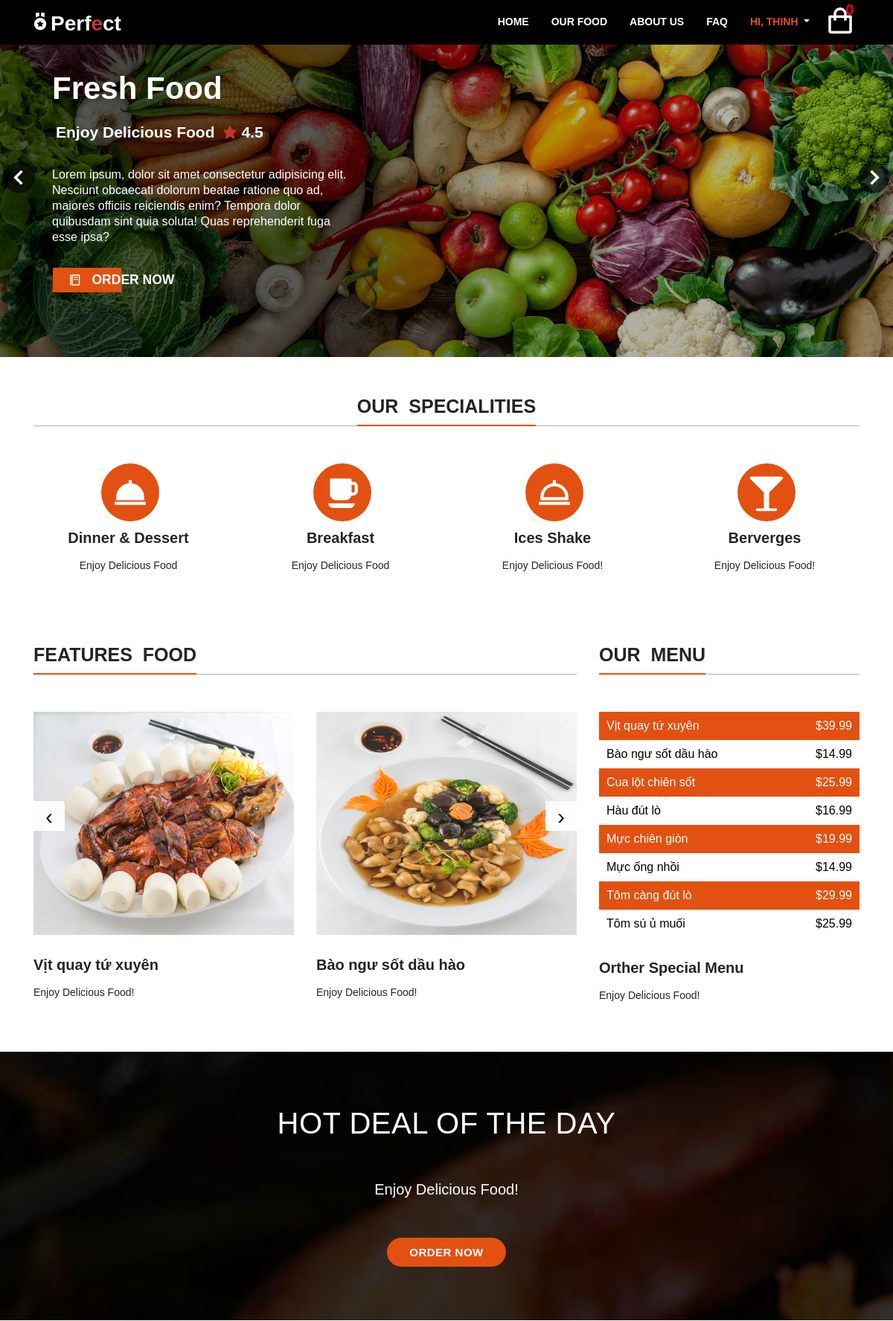
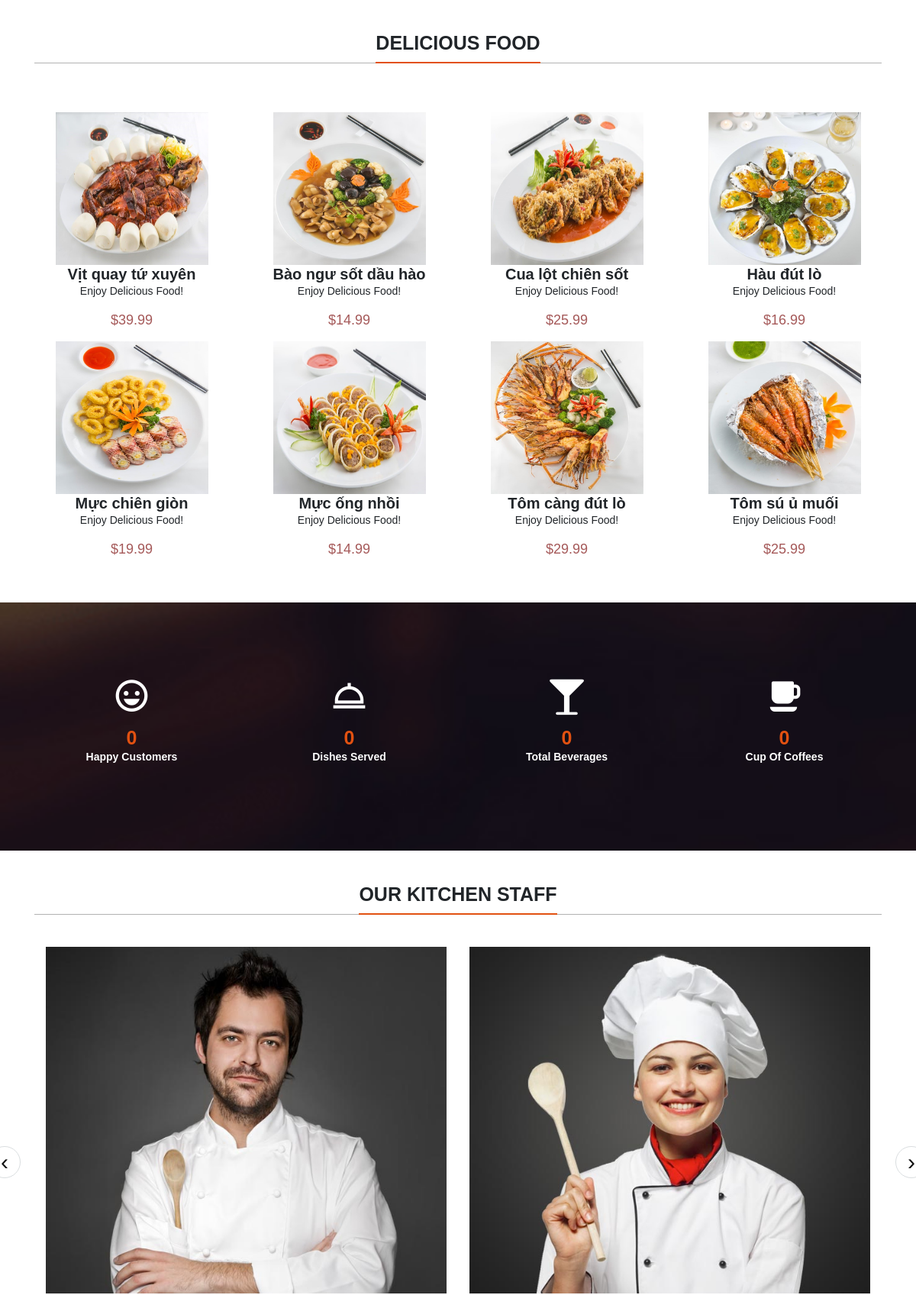
/users/main_profile.php (signed in, upper part), run on the app's committed database (2 pictures, top to bottom).
### tables this page shows
CREATE TABLE `users` (
  `user_id` int(10) primary key not null auto_increment,
  `name` varchar(100) not null,
  `username` varchar(45) not null,
  `email` varchar(100) not null,
  `password` varchar(100) not null,
  `phone` varchar(13),
  `address1` varchar(300),
  `address2` varchar(200),
  `create_at` datetime default CURRENT_TIMESTAMP
);

CREATE TABLE IF NOT EXISTS `products` (
	`id` int(10) primary key AUTO_INCREMENT not null,
	`name` varchar(200) NOT NULL,
	`desc` text NOT NULL,
	`price` decimal(7,2) NOT NULL,
	`rrp` decimal(7,2) NOT NULL DEFAULT '0.00',
	`quantity` int(11) NOT NULL,
	`img` text NOT NULL,
	`date_added` datetime NOT NULL DEFAULT CURRENT_TIMESTAMP
);

### users/main_profile.php (called while the page is built, shortened)
<?php
include 'config.php';
$page = isset($_GET['page']) &&
file_exists($_GET['page'] . '.php') ? $_GET['page'] : 'profile';
include $page . '.php';
?>

### users/userclass.php (called while the page is built, shortened)
<?php
class UserClass {
    public function userDetails($id) {
        try {
            $pdo = pdo_connect_mysql();
            $stmt = $pdo->prepare("SELECT username, name, email FROM users WHERE user_id=:id");
            $stmt->bindParam("id", $id, PDO::PARAM_INT);
            $stmt->execute();
            $data = $stmt->fetch(PDO::FETCH_OBJ);
            return $data;
        } catch (PDOException $e) {
            echo '{"error":{"text":' . $e->getMessage() . '}}';
        }
    }
}
?>

### users/config.php (called while the page is built, shortened)
<?php
$num_in_cart = isset($_SESSION['cart']) ? count($_SESSION['cart']) : 0;
?>

### users/profile.php (the view, shortened to what this page needs)
<?php
include('session.php');
$userDetails = $userClass->userDetails($session_userId);
$stmt = $pdo->prepare('SELECT p.id, name, p.desc, p.price, p.rrp, p.quantity, img,
o.quantity as amount from products as p, ordersdetail as o where p.id = o.productid
union select id, name, products.desc, price, rrp, quantity, img, 0 as amount from
products where id not in (select productid from ordersdetail) order by amount desc limit 8');
$stmt->execute();
$fea = $pdo->prepare('SELECT * FROM products ORDER BY date_added LIMIT 8');
$fea->execute();
$hot = $pdo->prepare('SELECT id from products order by date_added desc limit 1');
$hot->execute();
$all_products = $stmt->fetchAll(PDO::FETCH_ASSOC);
$feature = $fea->fetchAll(PDO::FETCH_ASSOC);
$hotdeal = $hot->fetchAll(PDO::FETCH_ASSOC);
?>
<!DOCTYPE html>
<html lang="en">
<head>
    <link rel="stylesheet" href="https://maxcdn.bootstrapcdn.com/bootstrap/4.5.0/css/bootstrap.min.css">
    <link rel="stylesheet" href="https://cdnjs.cloudflare.com/ajax/libs/font-awesome/4.7.0/css/font-awesome.min.css">
    <link rel="stylesheet" href="https://cdnjs.cloudflare.com/ajax/libs/OwlCarousel2/2.3.4/assets/owl.carousel.min.css" />
    <link href='https://unpkg.com/boxicons@2.0.7/css/boxicons.min.css' rel='stylesheet'>
    <link rel="stylesheet" href="https://unpkg.com/aos@next/dist/aos.css" />
    <link rel="stylesheet" href="../css/style.css">
    <link rel = "stylesheet" href = "../css/loader.css">
</head>
<body>
<div class = "nav-wrapper" id = "navbar_top">
    <div class = "container1">
        <div class = "nav">
            <a href = "main_profile.php" class = "logo">
                <i class='bx bxs-medal bx-tada' ></i>Perf<span class = "main-color">e</span>ct
            </a>
            <div class = "responsive">
                <ul class = "nav-menu" id = "nav-menu">
                    <li><a href = "main_profile.php">Home</a></li>
                    <li><a href = "main_profile.php?page=products">Our Food</a></li>
                    <li><a href = "#">About Us</a></li>
                    <li><a href = "#">FAQ</a></li>
                    <li>
                        <a href = "#" class = "dropdown-toggle profile" data-toggle = "dropdown">
                            <span class = "show-user"><?php echo "Hi, ".$userDetails->name; ?></span>
                        </a>
                    </li>
                </ul>
                <a href = "main_profile.php?page=cart" class = "cart">
                    <i class='bx bx-shopping-bag'></i>
                    <span style = "font-size: 20px;"><?php echo "$num_in_cart"?></span>
                </a>
            </div>
        </div>
    </div>
</div>
<div class = "food-section">
    <div class = "food-slide">
        <div class = "owl-carousel carousel-nav-center" id = "food-carousel">
            <div class = "food-slide-item">
                <img src = "../images/freshfood.png">
                <div class = "overlay"></div>
                <div class = "food-slide-item-content">
                    <div class = "item-content-wrapper">
                        <div class = "item-content-title top-down">
                            Fresh Food
                        </div>
                        <div class = "food-infos top-down delay-2">
                            <div class = "food-info">
                                <span>Enjoy Delicious Food</span>
                            </div>
                            <div class = "food-info">
                                <i class = "bx bxs-star"></i>
                                <span>4.5</span>
                            </div>
                        </div>
                        <div class = "item-content-description top-down delay-4">
                            Lorem ipsum, dolor sit amet consectetur adipisicing elit. Nesciunt obcaecati dolorum beatae ratione quo ad, maiores officiis reiciendis enim? Tempora dolor quibusdam sint quia soluta! Quas reprehenderit fuga esse ipsa?
                        </div>
                        <div class = "item-action top-down delay-6">
                            <a href = "#" class = "btn btn-hover">
                                <i class = "bx bx-food-menu"></i>
                                <span>Order Now</span>
                            </a>
                        </div>
                    </div>
                </div>
            </div>
        </div>
    </div>
    <div class = "top-food-slide">
        <div class = "owl-carousel" id = "top-food-slide">
        </div>
    </div>
</div>
<section class = "feature-wrap padding-half" id = "specialities">
    <div class = "container text-center">
        <div class = "row">
            <div class = "col-md-12 text-center">
                <h2 class = "heading">Our &nbsp;Specialities</h2>
                <hr class = "heading-space">
            </div>
        </div>
        <div class = "row">
            <div class = "col-md-3 col-sm-6 feature text-center" >
                <a href = "#"><i class="bx bxs-dish bx-tada"></i></a>
                <a href = "#"><h3 style = "font-weight: bold; margin-top: 10px;">Dinner &amp; Dessert</h3></a>
                <p>Enjoy Delicious Food</p>
            </div>
            <div class = "col-md-3 col-sm-6 feature text-center">
                <a href = "#"><i class = "bx bxs-coffee-alt bx-tada"></i></a>
                <a href = "#"><h3 style = "font-weight: bold; margin-top: 10px;">Breakfast</h3></a>
                <p>Enjoy Delicious Food</p>
            </div>
            <div class = "col-md-3 col-sm-6 feature text-center">
                <a href = "#"><i class = "bx bx-dish bx-tada"></i></a>
                <a href = "#"><h3 style = "font-weight: bold; margin-top: 10px;">Ices Shake</h3></a>
                <p>Enjoy Delicious Food!</p>
            </div>
            <div class = "col-md-3 col-sm-6 feature text-center">
                <a href = "#"><i class = "fa fa-glass bx-tada"></i></a>
                <a href = "#"><h3 style = "font-weight: bold; margin-top: 10px;">Berverges</h3></a>
                <p>Enjoy Delicious Food!</p>
            </div>
        </div>
    </div>
</section>
<section id = "services" class = "padding-bottom">
    <div class = "container-fluid">
    <div class = "container">
        <div class = "row">
            <div class = "col-xl-8 col-lg-8 col-md-8">
                <h2 class = "heading">Features&nbsp; Food</h2>
                <hr class = "heading-space">
                <div class = "slider_wrap">
                    <div id = "service-slider" class = "owl-carousel">
                    <?php foreach($feature as $product): ?>
                        <div class = "item">
                            <div class = "item_inner">
                                <div class = "image">
                                <a href = "main_profile.php?page=product&id=<?=$product['id']?>"><img src = "../images/<?=$product['img'] ?>" alt = "<?=$product['name'] ?>">
                                </div>
                                <a href = "main_profile.php?page=product&id=<?=$product['id']?>"><h3><?=$product['name']?></h3></a>
                                <p>Enjoy Delicious Food!</p>
                            </div>
                        </div>
                    <?php endforeach; ?>
                    </div>
                </div>
            </div>
            <div class = "col-xl-4 col-lg-4 col-md-4">
                <h2 class = "heading">Our&nbsp; Menu</h2>
                <hr class = "heading-space">
                <div class="menu_widget">
                <ul>
                    <?php foreach($feature as $f): ?>
                    <li><?=$f['name']?><span>&dollar;<?= $f['price'] ?></span></li>
                    <?php endforeach; ?>
                </ul>
                <a href = "#"><h3>Orther Special Menu</h3></a>
                <p>Enjoy Delicious Food!</p>
                </div>
            </div>
        </div>
    </div>
</div>
</section>
<section class = "info_section paralax">
    <div class = "container-fluid">
        <div class = "row">
            <div class = "col-md-2"></div>
            <div class = "col-md-8 text-center">
                <h2 class = "heading-space">HOT Deal of the Day</h2>
                <p class = "heading-space detail">Enjoy Delicious Food!</p>
                <a href = "main_profile.php?page=product&id=<?=$hotdeal[0]['id'] ?>" class = "btn-common-white page-scroll">Order Now</a>
            </div>
            <div class = "col-md-2"></div>
        </div>
    </div>
</section>
<section id = "gallery">
    <div class = "container pt-5 pb-5">
        <div class = "row">
            <div class = "col-md-12 text-center">
                <h2 class = "heading">Delicious Food</h2>
                <hr class = "heading-space">
            </div>
        </div>
        <div class = "row pt-3">
            <?php foreach ($all_products as $product): ?>
            <div class = "col-md-3 col-sm-6 col-12 text-center pb-3">
                <div class = "container">
                    <div class = "item-food">
                        <div class = "image">
                        <a href = "main_profile.php?page=product&id=<?=$product['id']?>"><img src="../images/<?=$product['img']?>" alt="<?=$product['name']?>">
                            </a>
                        </div>
                        <a href = "main_profile.php?page=product&id=<?=$product['id']?>"><h3><?=$product['name']?></h3></a>
                        <p>Enjoy Delicious Food!</p>
                    </div>
                    <span style = "font-size: 18px; color: rgb(165, 89, 89); padding-bottom: 5px; padding-bottom: 5px;">&dollar;<?=$product['price']?></span><br>
                </div>
            </div>
            <?php endforeach; ?>
        </div>
    </div>
</section>
<section id="facts">
    <div class="container">
      <div class="row number-counters">
        <div class="col-xl-3 col-lg-3 col-md-3 col-sm-6 col-xs-12 text-center fadeInDown" data-wow-duration="500ms" data-wow-delay="300ms">
          <div class="counters-item">
            <i class='bx bx-happy' ></i>
            <h2><strong data-to="4680">0</strong></h2>
            <p>Happy Customers</p>
          </div>
        </div>
        <div class="col-xl-3 col-lg-3 col-md-3 col-sm-6 col-xs-12 text-center fadeInDown" data-wow-duration="500ms" data-wow-delay="600ms">
          <div class="counters-item">
            <i class='bx bx-dish'></i>
            <h2><strong data-to="865">0</strong></h2>
            <p>Dishes Served</p>
          </div>
        </div>
        <div class="col-xl-3 col-lg-3 col-md-3 col-sm-6 col-xs-12 text-center fadeInDown" data-wow-duration="500ms" data-wow-delay="900ms">
          <div class="counters-item">
            <i class="fa fa-glass"></i>
            <h2><strong data-to="510">0</strong></h2>
            <p>Total Beverages</p>
          </div>
        </div>
        <div class="col-xl-3 col-lg-3 col-md-3 col-sm-6 col-xs-12 text-center fadeInDown" data-wow-duration="500ms" data-wow-delay="1200ms">
          <div class="counters-item">
            <i class='bx bxs-coffee-alt'></i>
            <h2><strong data-to="1350">0</strong></h2>
            <p>Cup of coffees</p>
          </div>
        </div>
      </div>
    </div>
</section>
<section id = "chefs">
    <div class = "container pb-5">
        <div class = "row pt-5 pb-5">
            <div class = "col-md-12 text-center">
                <h2 class = "heading">Our Kitchen Staff</h2>
                <hr class = "heading_space">
            </div>
        </div>
        <div class = "row">
            <div class = "col-md-12">
                <div class = "chefs_wrap_slider">
                    <div class = "owl-carousel" id = "chef">
                        <div class = "item">
                            <div class = "chef_wrap">
                                <img src = "../images/doctor1.jpg">
                            </div>
                        </div>
                        <div class = "item">
                            <div class = "chef_wrap">
                                <img src = "../images/our-cheffs1.jpg">
                            </div>
                        </div>
                    </div>
                </div>
            </div>
        </div>
    </div>
</section>
</body>
</html>

### data on the page
users: name "THINH"
products: img (picture), name "Vịt quay tứ xuyên", price "39.99"
products: img (picture), name "Bào ngư sốt dầu hào", price "14.99"
products: name "Cua lột chiên sốt", price "25.99"
products: name "Hàu đút lò", price "16.99"
products: name "Mực chiên giòn", price "19.99"
products: name "Mực ống nhồi", price "14.99"
products: name "Tôm càng đút lò", price "29.99"
products: name "Tôm sú ủ muối", price "25.99"

### other printed values
$num_in_cart "0"
$product['name'] "Vịt quay tứ xuyên"
$product['price'] "39.99"
$product['name'] "Bào ngư sốt dầu hào"
$product['price'] "14.99"
$product['name'] "Cua lột chiên sốt"
$product['price'] "25.99"
$product['name'] "Hàu đút lò"
$product['price'] "16.99"
$product['name'] "Mực chiên giòn"
$product['price'] "19.99"
$product['name'] "Mực ống nhồi"
$product['name'] "Tôm càng đút lò"
$product['price'] "29.99"
$product['name'] "Tôm sú ủ muối"
